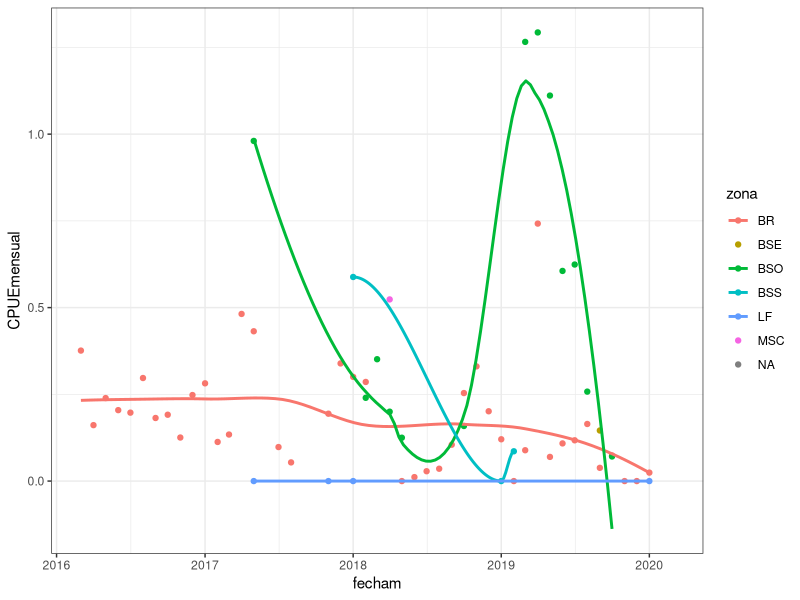

Source code (R): (Note: this script raises an error after producing the figure.)
library(tidyverse)
library(lubridate)
datos <- read_csv("datos_salida.csv")


datos <- datos %>% 
  mutate(fecha = make_date(y,m,d))

datos.mes <- datos %>% 
  group_by(y,m, zona) %>% 
  summarise(cantmensual = sum(cantidad),
            kmmensual = sum(km),na.rm = TRUE) %>% 
  mutate(CPUEmensual = cantmensual/kmmensual) %>%
  mutate(fecham = make_date(y,m))

ggplot(datos.mes,aes(x = fecham, y = CPUEmensual, col= zona))+
  geom_point()+
  geom_smooth(se = F)+
  theme_bw()

+
facet_wrap(. ~ zona)

datos.mes %>% 
  filter(zona == "BR") %>% 
ggplot(aes(fecham, CPUEmensual))+
  geom_point()+
  geom_smooth(method = "lm", se=T, color="red", formula = y ~ x)

datos.mes %>% 
  filter(zona == "BSO") %>% 
  ggplot(aes(fecham, CPUEmensual))+
  geom_point()+
  geom_smooth(method = "lm", se=FALSE, color="red", formula = y ~ x)


